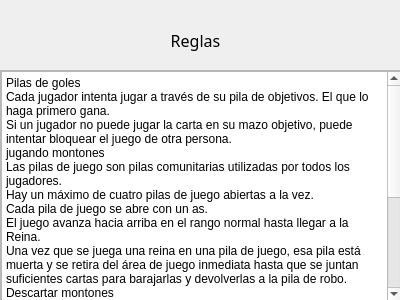
<?xml version="1.0" encoding="UTF-8"?>
<ui version="4.0">
 <class>Reglas</class>
 <widget class="QWidget" name="Reglas">
  <property name="geometry">
   <rect>
    <x>0</x>
    <y>0</y>
    <width>400</width>
    <height>300</height>
   </rect>
  </property>
  <property name="windowTitle">
   <string>Form</string>
  </property>
  <widget class="QLabel" name="label">
   <property name="geometry">
    <rect>
     <x>60</x>
     <y>20</y>
     <width>271</width>
     <height>41</height>
    </rect>
   </property>
   <property name="font">
    <font>
     <family>Wide Latin</family>
     <pointsize>12</pointsize>
    </font>
   </property>
   <property name="text">
    <string>Reglas</string>
   </property>
   <property name="alignment">
    <set>Qt::AlignCenter</set>
   </property>
   <property name="wordWrap">
    <bool>true</bool>
   </property>
  </widget>
  <widget class="QScrollArea" name="scrollArea">
   <property name="geometry">
    <rect>
     <x>0</x>
     <y>70</y>
     <width>401</width>
     <height>231</height>
    </rect>
   </property>
   <property name="widgetResizable">
    <bool>true</bool>
   </property>
   <widget class="QWidget" name="scrollAreaWidgetContents">
    <property name="geometry">
     <rect>
      <x>0</x>
      <y>0</y>
      <width>399</width>
      <height>229</height>
     </rect>
    </property>
    <widget class="QTextEdit" name="textEdit">
     <property name="geometry">
      <rect>
       <x>0</x>
       <y>0</y>
       <width>401</width>
       <height>231</height>
      </rect>
     </property>
     <property name="html">
      <string>&lt;!DOCTYPE HTML PUBLIC &quot;-//W3C//DTD HTML 4.0//EN&quot; &quot;http://www.w3.org/TR/REC-html40/strict.dtd&quot;&gt;
&lt;html&gt;&lt;head&gt;&lt;meta name=&quot;qrichtext&quot; content=&quot;1&quot; /&gt;&lt;meta charset=&quot;utf-8&quot; /&gt;&lt;style type=&quot;text/css&quot;&gt;
p, li { white-space: pre-wrap; }
&lt;/style&gt;&lt;/head&gt;&lt;body style=&quot; font-family:'Segoe UI'; font-size:9pt; font-weight:400; font-style:normal;&quot;&gt;
&lt;p style=&quot; margin-top:0px; margin-bottom:0px; margin-left:0px; margin-right:0px; -qt-block-indent:0; text-indent:0px;&quot;&gt;Pilas de goles&lt;/p&gt;
&lt;p style=&quot; margin-top:0px; margin-bottom:0px; margin-left:0px; margin-right:0px; -qt-block-indent:0; text-indent:0px;&quot;&gt;Cada jugador intenta jugar a través de su pila de objetivos. El que lo haga primero gana.&lt;/p&gt;
&lt;p style=&quot; margin-top:0px; margin-bottom:0px; margin-left:0px; margin-right:0px; -qt-block-indent:0; text-indent:0px;&quot;&gt;Si un jugador no puede jugar la carta en su mazo objetivo, puede intentar bloquear el juego de otra persona.&lt;/p&gt;
&lt;p style=&quot; margin-top:0px; margin-bottom:0px; margin-left:0px; margin-right:0px; -qt-block-indent:0; text-indent:0px;&quot;&gt;jugando montones&lt;/p&gt;
&lt;p style=&quot; margin-top:0px; margin-bottom:0px; margin-left:0px; margin-right:0px; -qt-block-indent:0; text-indent:0px;&quot;&gt;Las pilas de juego son pilas comunitarias utilizadas por todos los jugadores.&lt;/p&gt;
&lt;p style=&quot; margin-top:0px; margin-bottom:0px; margin-left:0px; margin-right:0px; -qt-block-indent:0; text-indent:0px;&quot;&gt;Hay un máximo de cuatro pilas de juego abiertas a la vez.&lt;/p&gt;
&lt;p style=&quot; margin-top:0px; margin-bottom:0px; margin-left:0px; margin-right:0px; -qt-block-indent:0; text-indent:0px;&quot;&gt;Cada pila de juego se abre con un as.&lt;/p&gt;
&lt;p style=&quot; margin-top:0px; margin-bottom:0px; margin-left:0px; margin-right:0px; -qt-block-indent:0; text-indent:0px;&quot;&gt;El juego avanza hacia arriba en el rango normal hasta llegar a la Reina.&lt;/p&gt;
&lt;p style=&quot; margin-top:0px; margin-bottom:0px; margin-left:0px; margin-right:0px; -qt-block-indent:0; text-indent:0px;&quot;&gt;Una vez que se juega una reina en una pila de juego, esa pila está muerta y se retira del área de juego inmediata hasta que se juntan suficientes cartas para barajarlas y devolverlas a la pila de robo.&lt;/p&gt;
&lt;p style=&quot; margin-top:0px; margin-bottom:0px; margin-left:0px; margin-right:0px; -qt-block-indent:0; text-indent:0px;&quot;&gt;Descartar montones&lt;/p&gt;
&lt;p style=&quot; margin-top:0px; margin-bottom:0px; margin-left:0px; margin-right:0px; -qt-block-indent:0; text-indent:0px;&quot;&gt;Las pilas de descarte pertenecen solo al jugador que las hizo; los jugadores no pueden interferir o jugar desde las pilas de descarte de los demás.&lt;/p&gt;
&lt;p style=&quot; margin-top:0px; margin-bottom:0px; margin-left:0px; margin-right:0px; -qt-block-indent:0; text-indent:0px;&quot;&gt;Cada jugador tiene un máximo de cuatro pilas de descarte.&lt;/p&gt;
&lt;p style=&quot; margin-top:0px; margin-bottom:0px; margin-left:0px; margin-right:0px; -qt-block-indent:0; text-indent:0px;&quot;&gt;Jugar una carta en una pila de descarte finaliza el turno del jugador y se la pasa al siguiente jugador.&lt;/p&gt;
&lt;p style=&quot; margin-top:0px; margin-bottom:0px; margin-left:0px; margin-right:0px; -qt-block-indent:0; text-indent:0px;&quot;&gt;Las cartas jugadas en las pilas de descarte deben jugarse en orden inverso al de su disposición; uno debe quitar las cartas de la parte superior de las pilas de descarte al colocarlas en las pilas de juego.&lt;/p&gt;
&lt;p style=&quot; margin-top:0px; margin-bottom:0px; margin-left:0px; margin-right:0px; -qt-block-indent:0; text-indent:0px;&quot;&gt;Los jugadores a menudo organizan sus pilas de descarte siendo todas del mismo número o descendiendo por rangos de cartas para que puedan jugarse secuencialmente.&lt;/p&gt;
&lt;p style=&quot; margin-top:0px; margin-bottom:0px; margin-left:0px; margin-right:0px; -qt-block-indent:0; text-indent:0px;&quot;&gt;Los jugadores no pueden descartar un as.&lt;/p&gt;&lt;/body&gt;&lt;/html&gt;</string>
     </property>
    </widget>
   </widget>
  </widget>
 </widget>
 <resources/>
 <connections/>
</ui>
